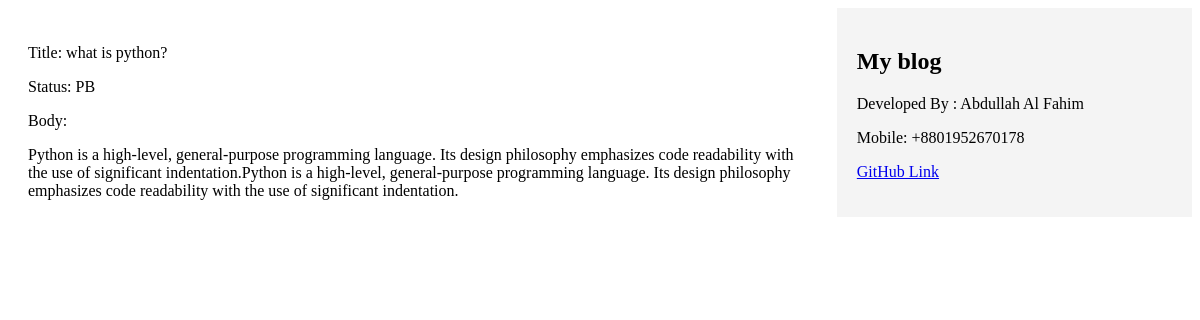
Page /blog/3/ on the committed database.
### blog/models.py (models this page shows, shortened)
class Post(models.Model):
    class Status(models.TextChoices):
        DRAFT = 'DF', 'Draft'
        PUBLISHED = 'PB', 'Published'
    title = models.CharField(max_length=250)
    slug = models.SlugField(max_length=250, unique_for_date='publish')
    body = models.TextField()
    author = models.ForeignKey(User, on_delete=models.CASCADE, related_name='blog_post')
    publish = models.DateTimeField(default=timezone.now)
    created = models.DateTimeField(auto_now_add=True)
    updated = models.DateTimeField(auto_now=True)
    status = models.CharField(max_length=2, choices=Status.choices, default=Status.DRAFT)
    objects = models.Manager() # The default manager.
    published = PublishedManager() # Our custom manager.
    class Meta:
        ordering = ['-publish']
        indexes = [models.Index(fields=['-publish']),
                   ]

### blog/views.py (the view)
# urls.py: path('<int:id>/', views.post_detail, name='post_detail'),
def post_detail(request, id):
    post = get_object_or_404(Post, id=id, status=Post.Status.PUBLISHED)
    context={
        'post' : post,
    }
    return render(request,'blog/post_detail.html',context)

### templates/blog/post_detail.html (shortened to what this page needs)
{% extends 'base.html' %}
{% block content %}
<p>Title: {{ post.title }} </p>   <p>Status: {{ post.status }} </p>
<p>Body: {{ post.body|linebreaks }} </p>
{% endblock %}

### rows in the picture
Post: title "what is python?", status "PB", body "Python is a high-level, general-purpose programming language. Its design philosophy emphasizes code readability with the use of significant indentation.Python is a high-level, general-purpose programming language. Its design philosophy emphasizes code readability with the use of significant indentation."
